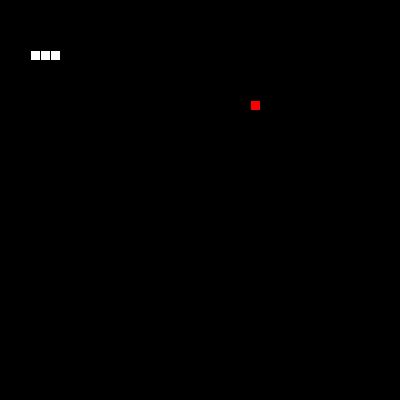
Frame 1 (no input)
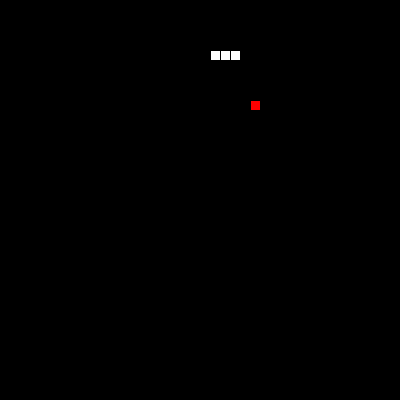
Frame 60 (the mouse pressed at the canvas centre just before this capture)
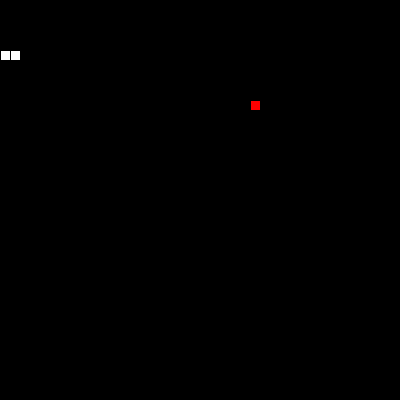
Frame 120 (the mouse held since frame 60 and released just before this capture)

The Processing sketch that drew these frames (run headless with seeded random() and noise(); from frame 60 on, the mouse is pressed at the canvas centre):

// Processing sketch: snake3
// ── snake3.pde
int x[] = {width/2, (width/2)-10, (width/2)-20};
int y[] = {height/2, height/2, height/2};
int dir[] = {1, 1, 1};

int fx,fy;

int currdir = 1;

void setup() {
  size(400, 400);
  background(0);
  food();
}

void draw() {
  background(0);
  
  //food
  fill(255,0,0);
  rect(fx,fy, 10, 10);
  fill(255);
  
  if ((x[0] == fx) && (y[0] == fy)) {
    grow();
  }
  
  for (int i = 0; i < x.length; i++) {
    rect(x[i], y[i], 10, 10);
  }
  
  int dir_blocco_che_precede = 0;
  int d = 0;
  for (int i = 0; i < x.length; i++) {
    if (i == 0) {
       dir_blocco_che_precede = dir[0];
       dir[0] = currdir;
    } else {
       d = dir[i];
       dir[i] = dir_blocco_che_precede;
       dir_blocco_che_precede = d;
    } 
    switch(dir[i]) {
      case 1:
        x[i] += 10;
        break;
      case 2:
        x[i] -= 10;
        break;  
      case 3:
        y[i] += 10;
        break;
      case 4:
        y[i] -= 10;
        break;
    }
    if (x[i] > width) x[i]= 0;
    if (y[i] > height) y[i]= 0;
    if (x[i] < 0) x[i]= width;
    if (y[i] < 0) y[i]= height;
  }
  delay(100);
}

void keyPressed() {
  if (key == CODED) {
    if (keyCode == UP){
      currdir = 4;
    } else if (keyCode == DOWN){
      currdir = 3;
    } else if (keyCode == RIGHT){
      currdir = 1;
    } else if (keyCode == LEFT){
      currdir = 2;
    }
  }
}

void food() {
  fx = 10 + ((int)random(width-20)/10)*10;
  fy = 10 + ((int)random(height-20)/10)*10;
}

void grow() {
  int lastx = x[x.length-1];
  int lasty = y[y.length-1];
  int lastdir = dir[dir.length-1];
  switch(lastdir){
    case 1:
      lastx -= 10;
      break;
    case 2:
      lastx += 10;
      break;
    case 3:
      lasty -= 10;
      break;
    case 4:
      lasty += 10;
      break;
  }
  x = append(x, lastx);
  y = append(y, lasty);
  dir = append(dir, lastdir);
  
  food();
}
